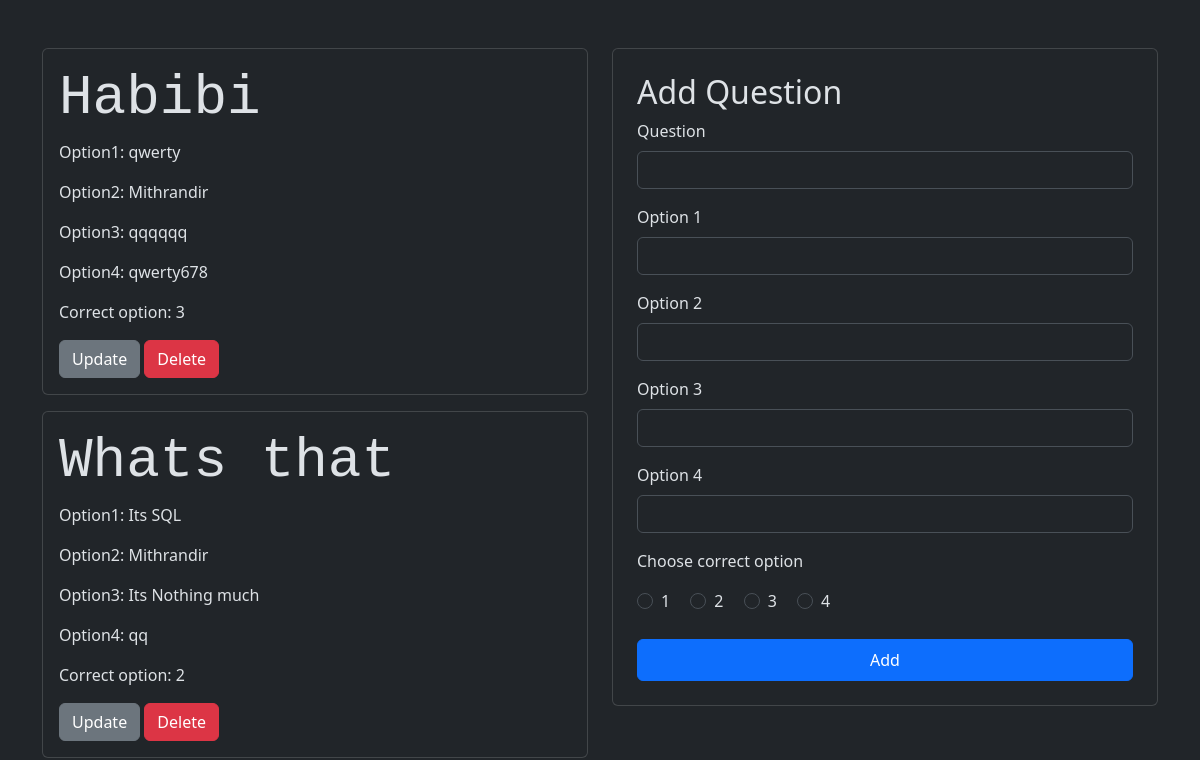
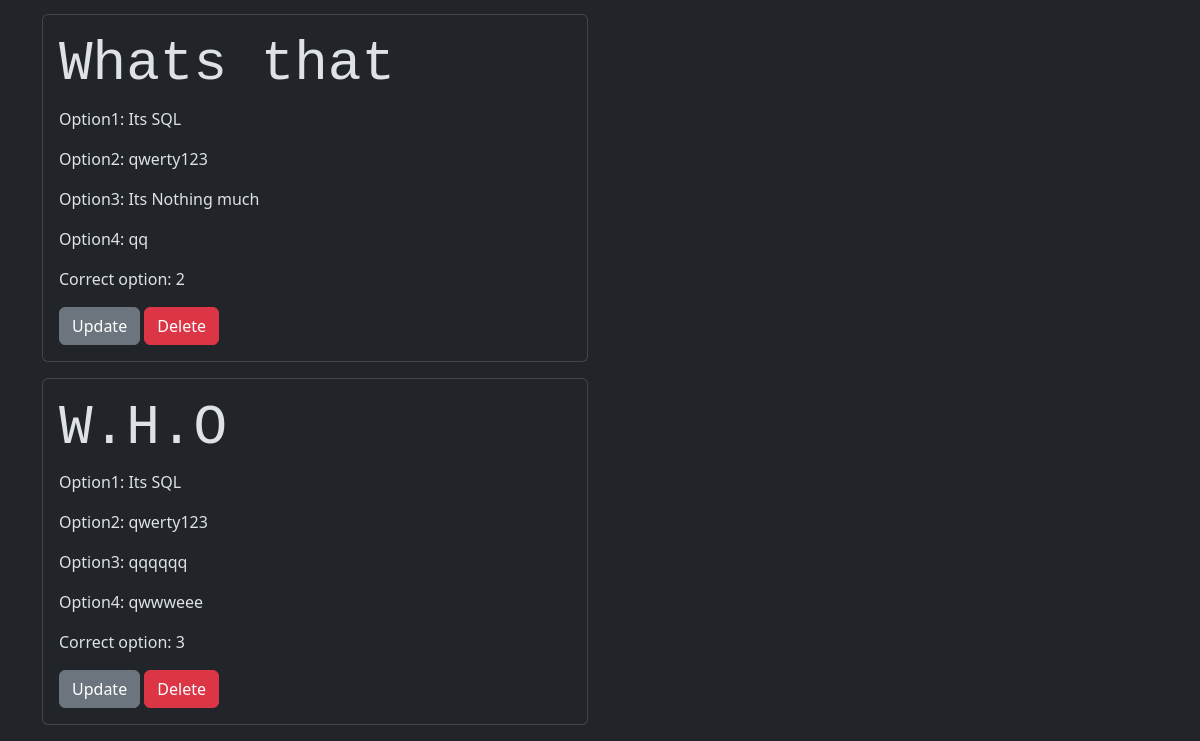
Before: /question/1 with the older database file (2 pictures, top to bottom).
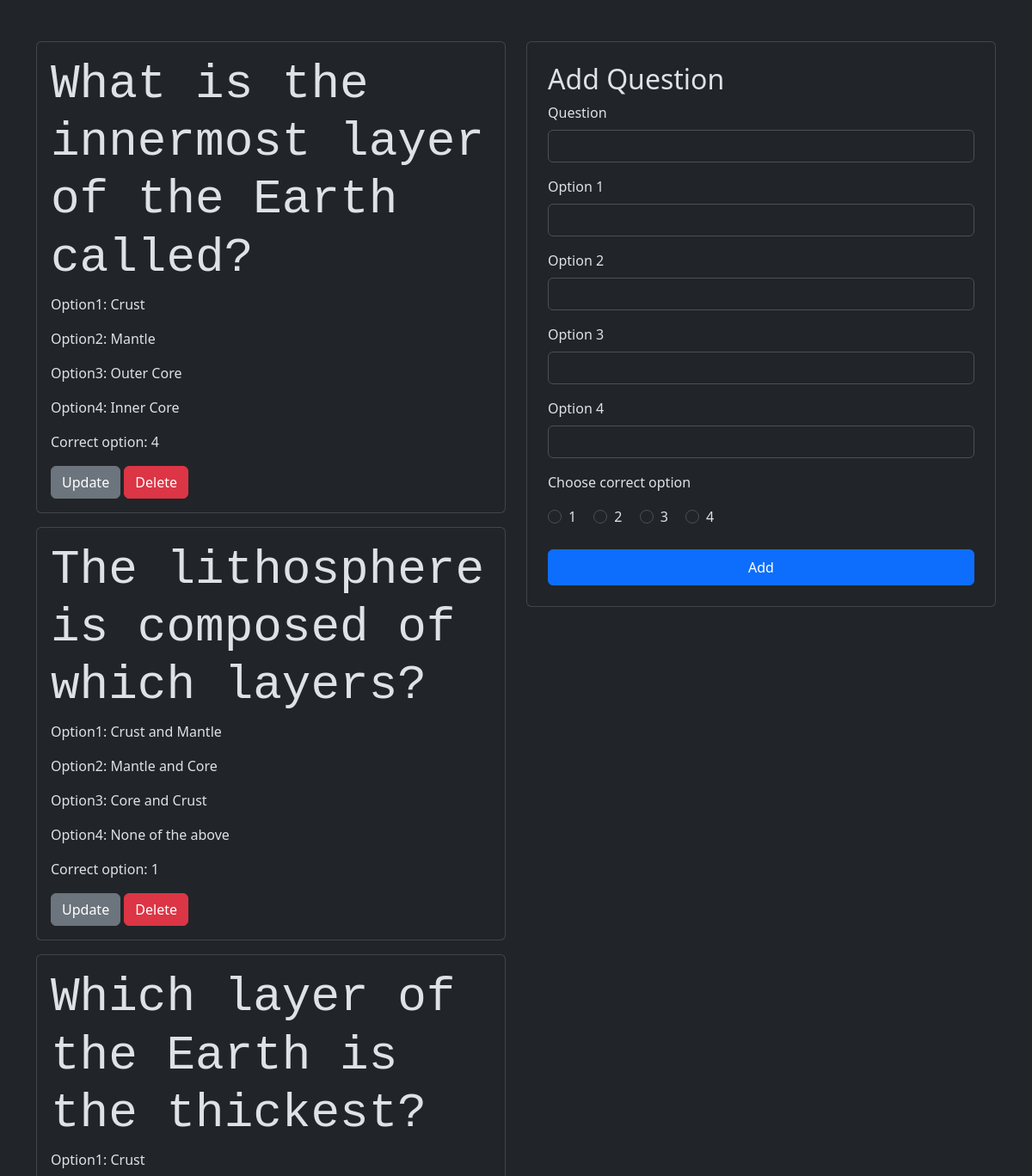
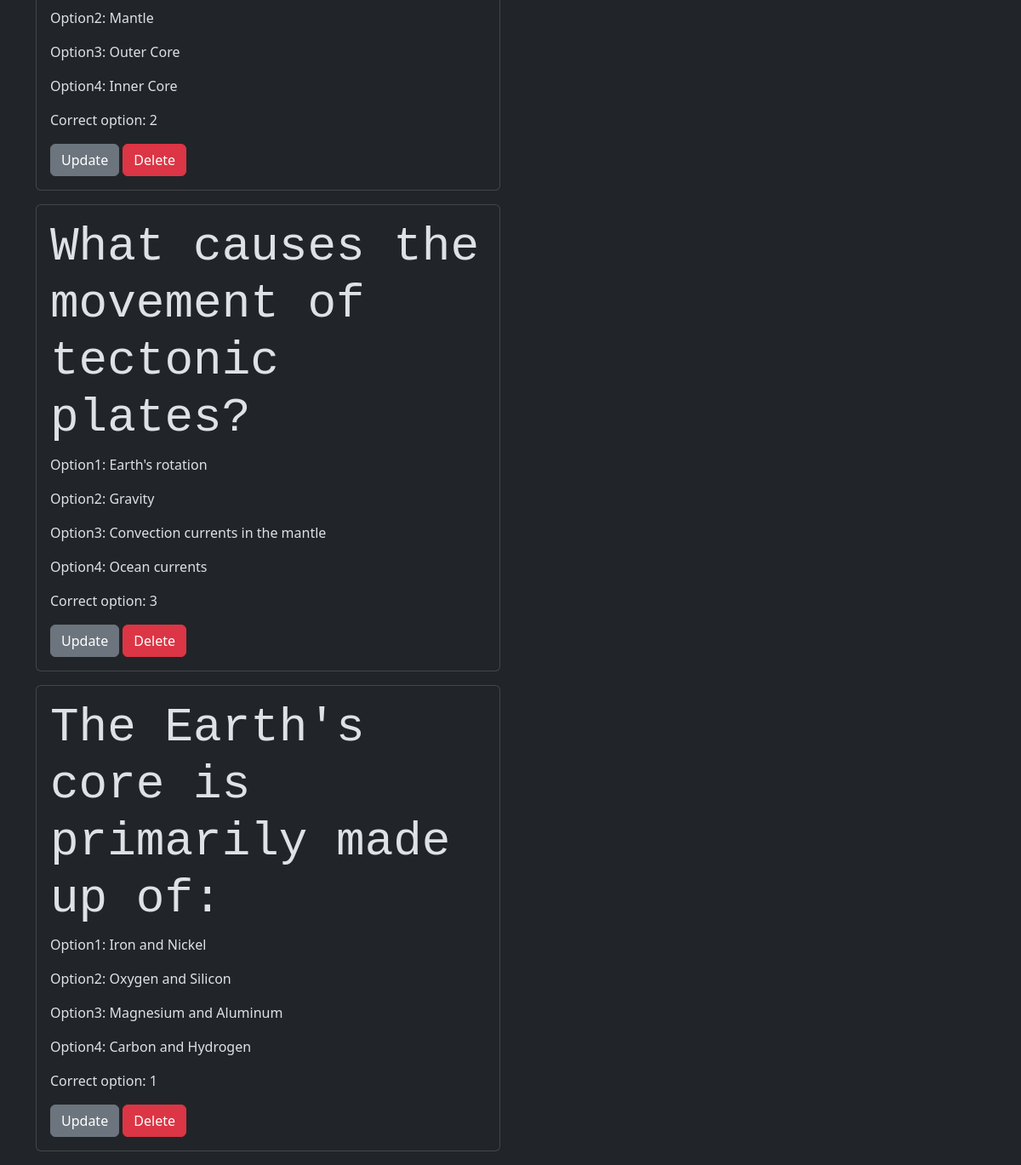
After: the same page with the newer database file (2 pictures, top to bottom).
### models/models.py (models this page shows)
class Questions(db.Model):
    id=db.Column(db.Integer, primary_key=True)
    q_id=db.Column(db.Integer,db.ForeignKey('quiz.id', ondelete="CASCADE"))
    question=db.Column(db.Text,nullable=False)
    op1=db.Column(db.Text,nullable=False)
    op2=db.Column(db.Text,nullable=False)
    op3=db.Column(db.Text,nullable=False)
    op4=db.Column(db.Text,nullable=False)
    cop=db.Column(db.Integer,nullable=False)

### controllers/controllers.py (the view, shortened to what this page needs)
@app.route("/question/<int:q_id>",methods=["POST","GET"])
def questions(q_id):
    quests=Questions.query.filter_by(q_id=q_id)
    return render_template("questiondash.html",quests=quests,q_id=q_id)

### templates/questiondash.html
{% extends 'base.html' %}
{% block content %}
<br><br>
<div class="container">
    <div class="row">
        <div class="col-md-6">
            {% for quest in quests %}
            <div class="card mb-3">
                <div class="card-body">
                    <h1 class="card-title display-4 font-monospace">{{ quest.question }}</h1>
                    <p class="card-text">Option1: {{ quest.op1 }}</p>
                    <p class="card-text">Option2: {{ quest.op2 }}</p>
                    <p class="card-text">Option3: {{ quest.op3 }}</p>
                    <p class="card-text">Option4: {{ quest.op4 }}</p>
                    <p class="card-text">Correct option: {{ quest.cop }}</p>
                    <a href="/questedit/{{quest.id}}" class="btn btn-secondary">Update</a>
                    <a href="/questdel/{{quest.id}}" class="btn btn-danger">Delete</a>
                </div>
            </div>
            {% endfor %}
        </div>
        <div class="col-md-6">
            <div class="card p-4">
                <h2>Add Question</h2>
                <form action="/question/{{ q_id }}" method="post">
                    <div class="mb-3">
                        <label for="Question" class="form-label">Question</label>
                        <input type="text" class="form-control" name="question" id="Question" required>
                    </div>
                    <div class="mb-3">
                        <label for="Op1" class="form-label">Option 1</label>
                        <input type="text" class="form-control" name="op1" id="Op1" required>
                    </div>
                    <div class="mb-3">
                        <label for="Op2" class="form-label">Option 2</label>
                        <input type="text" class="form-control" name="op2" id="Op2" required>
                    </div>
                    <div class="mb-3">
                        <label for="Op3" class="form-label">Option 3</label>
                        <input type="text" class="form-control" name="op3" id="Op3" required>
                    </div>
                    <div class="mb-3">
                        <label for="Op4" class="form-label">Option 4</label>
                        <input type="text" class="form-control" name="op4" id="Op4" required>
                    </div>
                    <p>Choose correct option</p>
                    <div class="form-check form-check-inline">
                        <input class="form-check-input" type="radio" name="inlineRadioOptions" id="inlineRadio1" value="1" required>
                        <label class="form-check-label" for="inlineRadio1">1</label>
                    </div>
                    <div class="form-check form-check-inline">
                        <input class="form-check-input" type="radio" name="inlineRadioOptions" id="inlineRadio2" value="2">
                        <label class="form-check-label" for="inlineRadio2">2</label>
                    </div>
                    <div class="form-check form-check-inline">
                        <input class="form-check-input" type="radio" name="inlineRadioOptions" id="inlineRadio3" value="3">
                        <label class="form-check-label" for="inlineRadio3">3</label>
                    </div>
                    <div class="form-check form-check-inline">
                        <input class="form-check-input" type="radio" name="inlineRadioOptions" id="inlineRadio3" value="4">
                        <label class="form-check-label" for="inlineRadio3">4</label>
                    </div>
                    <br>
                    <br>
                    <button class="btn btn-primary w-100 py-2" type="submit">Add</button>
                </form>
            </div>
        </div>
    </div>
</div>
{% endblock %}

Changed rows visible on the page:
removed Questions: question "Habibi", op1 "qwerty", op2 "Mithrandir", op3 "qqqqqq", op4 "qwerty678", cop "3"
added Questions: question "What is the innermost layer of the Earth called?", op1 "Crust", op2 "Mantle", op3 "Outer Core", op4 "Inner Core", cop "4"
changed Questions: question "Whats that" → "The lithosphere is composed of which layers?"; op1 "Its SQL" → "Crust and Mantle"; op2 "Mithrandir" → "Mantle and Core"; op3 "Its Nothing much" → "Core and Crust"; op4 "qq" → "None of the above"; cop "2" → "1"
changed Questions: question "Whats that" → "Which layer of the Earth is the thickest?"; op1 "Its SQL" → "Crust"; op2 "qwerty123" → "Mantle"; op3 "Its Nothing much" → "Outer Core"; op4 "qq" → "Inner Core"
changed Questions: question "W.H.O" → "What causes the movement of tectonic plates?"; op1 "Its SQL" → "Earth's rotation"; op2 "qwerty123" → "Gravity"; op3 "qqqqqq" → "Convection currents in the mantle"; op4 "qwwweee" → "Ocean currents"
now on this page (row edited): Questions: question "The Earth's core is primarily made up of:", op1 "Iron and Nickel", op2 "Oxygen and Silicon", op3 "Magnesium and Aluminum", op4 "Carbon and Hydrogen", cop "1"
